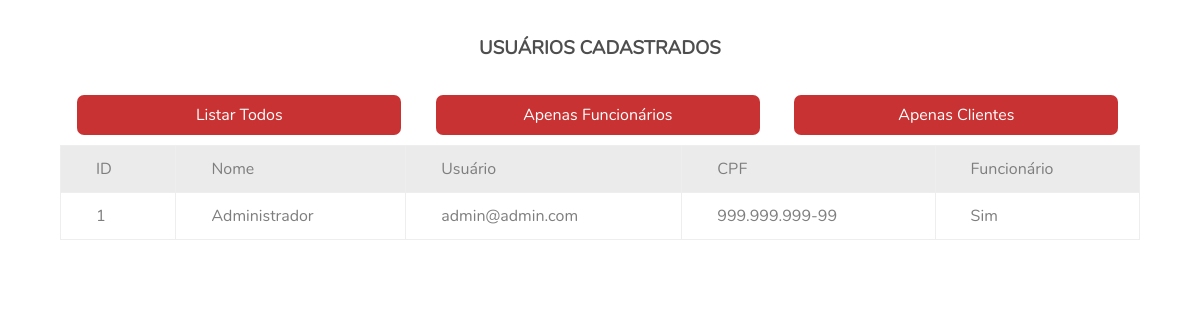
Page /Site/admin_listarUsers.php on the committed database.
### tables this page shows
CREATE TABLE usuario(
    id_usuario int primary key auto_increment,
    nome VARCHAR(60) not null,
    email VARCHAR(100) not null,
    cpf VARCHAR(15) not null,
    senha VARCHAR(100) not null,
    funcionario VARCHAR(3)
);

### Site/php/lib/bancoDeDados.php (called while the page is built)
<?php
class BancoDeDados
{
    private $conexao;
    private $resultado;
    public function lerResultados(){
        return $this->resultado->fetchAll();
    }
    public function executarSQL($sql){
        try {
            $this->conexao->beginTransaction();
            $this->resultado = $this->conexao->prepare($sql);
            $this->resultado->execute();
            $this->conexao->commit();
            return true;
        } catch (Exception $e) {
            return false;
        }
    }
    public function fecharConexao(){
        $this->conexao = null;
        return true;
    }
    public function abrirConexao(){
        try {
            $end = "mysql:host=127.0.0.1;dbname=pizza";
            $conf = array(
                PDO::MYSQL_ATTR_INIT_COMMAND => "SET NAMES utf8"
            );
            $this->conexao = new PDO($end, "root", "1234", $conf);
            return true;
        } catch (Exception $e) {
            echo "Falha ao conectar com o banco de dados ".$e;
            exit(0);
        }
    }
}
?>

### Site/admin_listarUsers.php (the view, shortened to what this page needs)
<?php
require_once 'php/lib/bancoDeDados.php';
$oCon = new BancoDeDados();
$lista = null;
if($oCon->abrirConexao()){
	if(isset($_GET["comFuncionario"])){
		$sql = "SELECT * FROM usuario WHERE funcionario = 'Sim'";
		$oCon->executarSQL($sql);
		$lista = $oCon->lerResultados();
	}else if(isset($_GET["comCliente"])){
		$sql = "SELECT * FROM usuario WHERE funcionario = 'Nao'";
		$oCon->executarSQL($sql);
		$lista = $oCon->lerResultados();
	}
	else{
		$sql = "SELECT * FROM usuario";
		$lista = $oCon->executarSQL($sql);
		$lista = $oCon->lerResultados();
	}
}else{
	echo "Erro ao conectar ao Banco de Dados";
}
?>
<!DOCTYPE html>
<html>
<head>
	<link rel="stylesheet" href="css/if_usuarios.css">
</head>
<body>
		<h3>Usuários Cadastrados</h3>
	<form>
		<div class="botoes">
			<input type="submit" name="semFuncionario" value="Listar Todos" class="optusers">
			<input type="submit" name="comFuncionario" value="Apenas Funcionários" class="optusers">
			<input type="submit" name="comCliente" value="Apenas Clientes" class="optusers">
		</div>
	</form>
	<table class="table-users">
		<tr class="tr tr1">
			<td class="td">ID</td>
			<td class="td">Nome</td>
			<td class="td">Usuário</td>
			<td class="td">CPF</td>
			<td class="td">Funcionário</td>
		</tr>
		<?php
			foreach($lista as $i){
		?>
			<tr class="tr">
				<td class="td"><?php echo $i[0] ?></td>
				<td class="td"><?php echo $i[1] ?></td>
				<td class="td"><?php echo $i[2] ?></td>
				<td class="td"><?php echo $i[3] ?></td>
				<td class="td"><?php echo $i[5] ?></td>
			</tr>
		<?php
			}
		?>
	</table>
</body>
</html>

### Site/css/if_usuarios.css (style rules this page uses)
* { font-family: 'Nunito', sans-serif; }
body { max-width: 1200px; width: 100%; margin: auto; }
h3 { text-transform: uppercase; padding: 1rem 0; color: #4e4e4e; text-align: center; }
.table-users { width: 90%; border-collapse: collapse; border: 1px solid #eee; margin: auto; }
.tr1 { background-color: #ebebeb; }
.td { color: rgb(126, 126, 126); border: 1px solid #eee; padding: 12px 35px; border-collapse: collapse; }
.optusers { width: 30%; height: 40px; margin-left: 1.6%; margin-right: 1.6%; border-radius: 7px; background-color: rgba(190, 13, 13, 0.849);; float: left; border: none; color: rgb(255,255,255); font-size: 16px; }
.botoes { width: 90%; height: 50px; margin: auto; }

### rows in the picture
usuario: id_usuario "1", nome "Administrador", email "admin@admin.com", cpf "999.999.999-99", funcionario "Sim"
